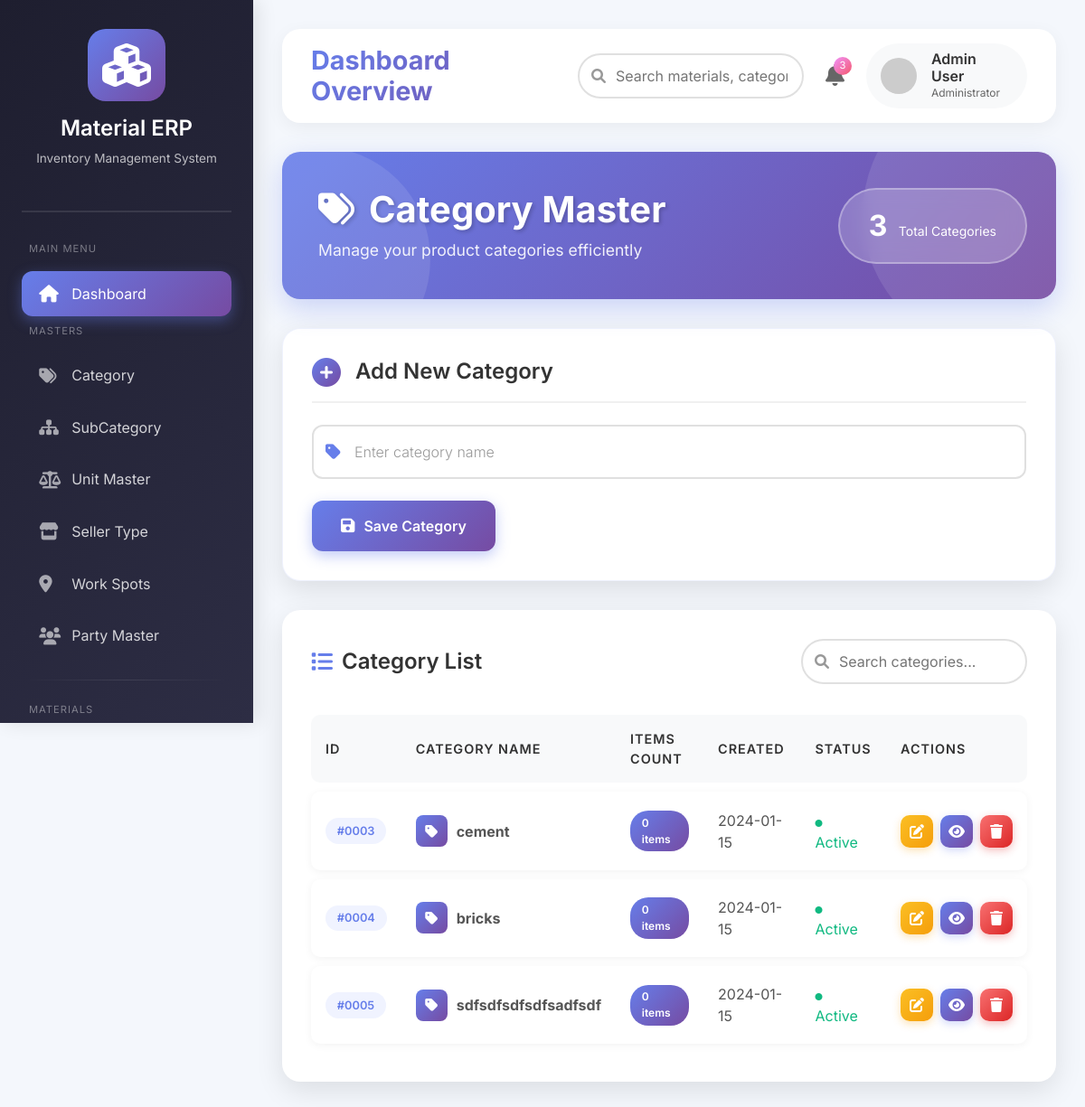
The app's page /masters/category/ with its own data.
### masters/models.py (models this page shows, shortened)
class Category(models.Model):
    id = models.AutoField(primary_key=True)
    name = models.CharField(max_length=100)
    status = models.BooleanField(default=True)

### masters/views.py (the view)
# urls.py: path('category/', views.category, name='category'),
def category(request):
    if request.method == "POST":
        name = request.POST.get('name')
        Category.objects.create(
            name=name
        )
        return redirect('category')
    data = Category.objects.all()
    return render(request,'masters/category.html',{
        'data':data
    })

### masters/templates/masters/category.html (shortened to what this page needs)
{% extends 'base.html' %}
{% block content %}
<div class="page-header">
    <div class="category-stats">
        <span>{{ data|length }}</span>
        <small>Total Categories</small>
    </div>
    <h2><i class="fas fa-tags me-3"></i>Category Master</h2>
    <p>Manage your product categories efficiently</p>
</div>
<div class="form-card">
    <div class="form-title">
        <i class="fas {% if edit %}fa-edit{% else %}fa-plus-circle{% endif %}"></i>
        <h3>{% if edit %}Edit Category{% else %}Add New Category{% endif %}</h3>
    </div>
    <form method="POST" id="categoryForm">
        <div class="input-group-modern">
            <i class="fas fa-tag"></i>
            <input type="text" name="name" class="form-control-modern"
                   value="{% if edit %}{{ edit.name }}{% endif %}"
                   placeholder="Enter category name" required>
        </div>
        <button type="submit" class="btn-modern {% if edit %}btn-update{% else %}btn-save{% endif %}">
            <i class="fas {% if edit %}fa-sync-alt{% else %}fa-save{% endif %}"></i>
            <span>{% if edit %}Update Category{% else %}Save Category{% endif %}</span>
        </button>
    </form>
</div>
<div class="table-card">
    <div class="table-header">
        <h3>
            <i class="fas fa-list"></i>
            Category List
        </h3>
        <div class="search-box">
            <i class="fas fa-search"></i>
            <input type="text" id="searchInput" placeholder="Search categories..." onkeyup="searchTable()">
        </div>
    </div>
    {% if data %}
    <table class="table-modern" id="categoryTable">
        <thead>
            <tr>
                <th>ID</th>
                <th>Category Name</th>
                <th>Items Count</th>
                <th>Created</th>
                <th>Status</th>
                <th>Actions</th>
            </tr>
        </thead>
        <tbody>
            {% for i in data %}
            <tr>
                <td>
                    <span class="id-badge">#{{ i.id|stringformat:"04d" }}</span>
                </td>
                <td>
                    <div style="display: flex; align-items: center; gap: 10px;">
                        <div style="width: 35px; height: 35px; background: linear-gradient(135deg, #667eea 0%, #764ba2 100%); border-radius: 8px; display: flex; align-items: center; justify-content: center; color: white;">
                            <i class="fas fa-tag"></i>
                        </div>
                        <strong>{{ i.name }}</strong>
                    </div>
                </td>
                <td>
                    <span class="category-badge">{{ i.item_count|default:"0" }} items</span>
                </td>
                <td>{{ i.created_at|default:"2024-01-15" }}</td>
                <td>
                    <span style="color: #10b981;">
                        <i class="fas fa-circle" style="font-size: 0.5rem; margin-right: 5px;"></i>
                        Active
                    </span>
                </td>
                <td>
                    <div class="action-buttons">
                        <a href="{% url 'category_edit' i.id %}" class="btn-action btn-edit" title="Edit">
                            <i class="fas fa-edit"></i>
                        </a>
                        <a href="#" onclick="viewCategory('{{ i.id }}')" class="btn-action btn-view" title="View">
                            <i class="fas fa-eye"></i>
                        </a>
                        <a href="{% url 'category_delete' i.id %}" class="btn-action btn-delete" title="Delete"
                           onclick="return confirmDelete('{{ i.name }}')">
                            <i class="fas fa-trash"></i>
                        </a>
                    </div>
                </td>
            </tr>
            {% endfor %}
        </tbody>
    </table>
    {% else %}
    <div class="empty-state">
        <i class="fas fa-folder-open"></i>
        <p>No categories found. Click "Save Category" to add your first category.</p>
    </div>
    {% endif %}
</div>
<link rel="stylesheet" href="https://cdnjs.cloudflare.com/ajax/libs/font-awesome/6.0.0/css/all.min.css">
{% endblock %}

### templates/base.html (style rules this page uses)
* { margin: 0; padding: 0; box-sizing: border-box; font-family: 'Inter', sans-serif; }
body { background: #f4f7fc; min-height: 100vh; }
.search-box { position: relative; }
.search-box input { padding: 0.6rem 1rem 0.6rem 2.5rem; border: 2px solid #e0e0e0; border-radius: 30px; width: 300px; transition: all 0.3s ease; }
.search-box i { position: absolute; left: 15px; top: 50%; transform: translateY(-50%); color: #999; }

### records on screen
Category: id "0003", name "cement", item_count "0", created_at "2024-01-15"
Category: id "0004", name "bricks", item_count "0", created_at "2024-01-15"
Category: id "0005", name "sdfsdfsdfsdfsadfsdf", item_count "0", created_at "2024-01-15"

### other values on screen
{{ data|length }} "3"
